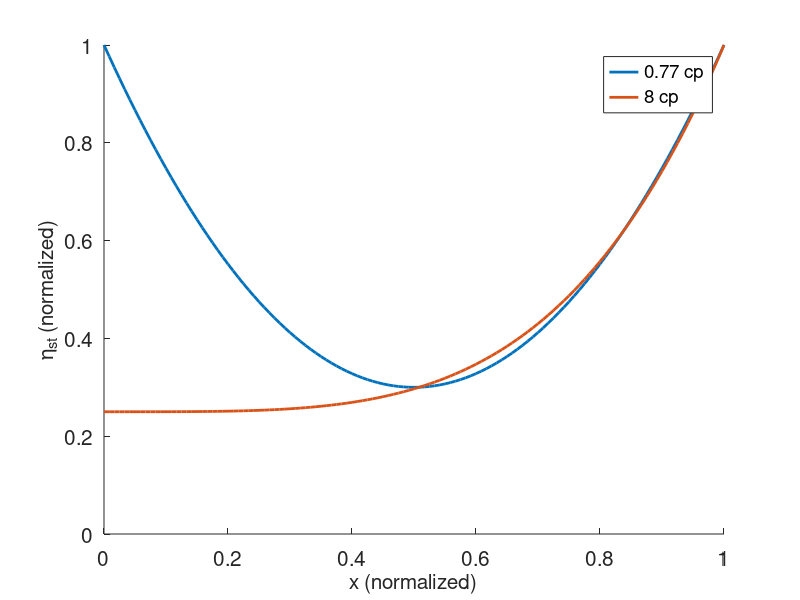
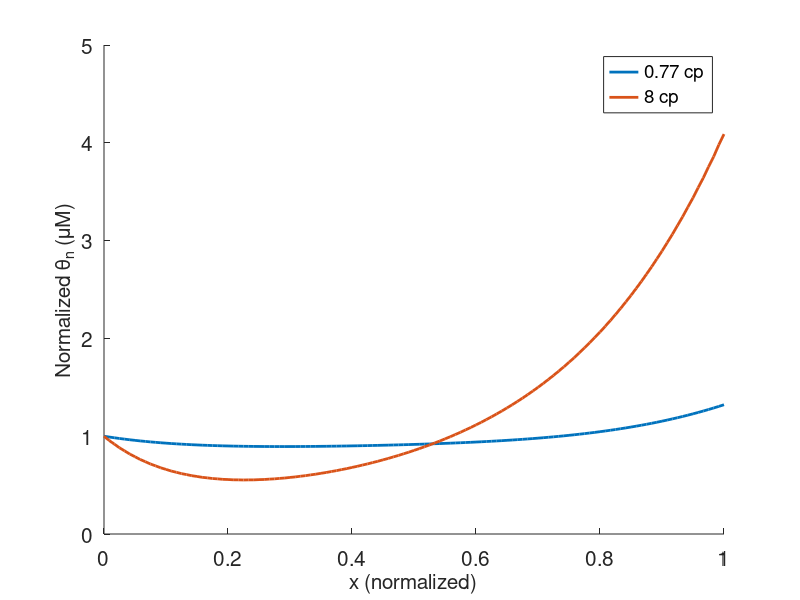

Write the MATLAB code that produced these figures, in order. (Note: this script raises an error after producing the figures.)
% Two-phase: cytosol and actomyosin network
% Steady-state
% Unknowns:
% pc, vc, vn, theta_n, theta_c, cin, v0
% Velocities and equations are written in the frame of the moving cell
% Questions? Contact: Yizeng Li - liyizeng52@hotmail.com

clear
clc
close all

L0 = 200;         % (micron) channel length
b  = 3.5;           % (micron) channel width
% The above two parameters are used to calcuate the hydraulic resistence.
% dg = 12 * viscosity (Pa s) * (L0 - L) (micron) / b^2 (micron^2)
% this dg is in Pa d/micron, need to divide it by 1d3 to get Pa s/nm,
% the latter is the unit system used in this program

L = 50.d3;              % (nm) cell length
R = 8.31451;        % (J/mol K) Ideal gas constant
T = 310;            % (K) absolute temperature

p0f = 0*1d5;            % (Pa) external pressure at the front
p0b = 0*1d5;            % (Pa) external pressure at the back
c0f = 340;            % (mol/m^3 = mM) external ion concentration at the front
c0b = 340;            % (mol/m^3 = mM) external ion concentration at the back
fextf = 0d2;            % (Pa) external force per unit area at the front of the cell
fextb = 0d2;            % (Pa) external force per unit area at the back of the cell

Thetac = 0.1;           % (mM) reference value of G-actin
Thetan = 0.2;           % (mM) reference value of F-actin
Theta  = 0.3;           % (mM) reference total G- and F-actin, \int_0^L (thetan + thetac)dx/L
thetacc  = 0.2d-3;      % (mM) Critical value for actin polymerization

ksigman = 1d2;          % (Pa /mM) Coefficient of passive actin network pressure
gamma0 = 6.0d-4;          % (1/s) constant rate of actin depolymerization

eta   = 1d-9;           % (Pa s/nm^2/mM)

Dc  = 1.d8;             % (nm^2/s) diffusion constant for solutes
Dtc = 1.d7;             % (nm^2/s) diffusion constant for theta_c

alphaf = 1.d-1;     % (nm/Pa/s) coefficient of water permeation
alphab = 1.d-1;     % (nm/Pa/s) coefficient of water permeation
gf = 5d4;         % (nm/s) passive channel coefficient at the front
gb = 5d4;         % (nm/s) passive channel coefficient at the back

cinb = 340.3;
cinf = 340.8;
vc0 = 0;           % (nm) expected average cytosol velocity

%%
Iter = 21;
N  = 121;
dx = L/(N-1);
x  = linspace(0,L,N);

% number of variables of the model
n_var = 7; % pc, v_c, v_n, theta_n, theta_c, cin, v0
var_legh = [N,1,N,N,N,N,1]; % length of eavh variable
var_strt = zeros(1,n_var); % start position of each variable
var_strt(1) = 1;
for in = 2:n_var
    var_strt(in) = var_strt(in-1) + var_legh(in-1);
end
N_var = var_strt(n_var) + var_legh(n_var) - 1; % total size of the matrix

s_pc = var_strt(1); l_pc = var_legh(1);
s_vc = var_strt(2); l_vc = var_legh(2);
s_vn = var_strt(3); l_vn = var_legh(3);
s_tn = var_strt(4); l_tn = var_legh(4);
s_tc = var_strt(5); l_tc = var_legh(5);
s_c  = var_strt(6); l_c  = var_legh(6);
s_v0 = var_strt(7); l_v0 = var_legh(7);

%%

nLV = 2;
bLV = 0.3;

nHV = 4;
bHV = 0.25;

etast0_ref = 0.8d-4;           % (Pa s/nm^2/mM) drag coefficient between the actin and the substrate

Ntest = 4;
V0 = zeros(Ntest,1);
for ih = 1:Ntest
    
    if ih == 1
        Mode  = 'LV';
        Model = 3;
    elseif ih == 2
        Mode  = 'LV';
        Model = 1;
    elseif ih == 3
        Mode  = 'HV';
        Model = 3;
    elseif ih == 4
        Mode  = 'HV';
        Model = 1;
    end
    
    if strcmp(Mode,'LV')
        Polar = 'LV';
        ratio = 1.67;              % NHE polarization ratio
        L = 85d3;           % (nm) cell length
        eta_fluid = 0.77d-3;    % (Pa s) fluid dynamic viscosity
        dg    = 12*eta_fluid*(L0-L/1d3)/b^2*1d-3;   % (Pa s/nm) drag coefficient from the displaced water
        gamma0 = 6.0d-4;          % (1/s) constant rate of actin depolymerization
        etast0 = etast0_ref;
        kad = 1.8d-1;           % (Pa s/nm) adhesive force, Fad^b = kad*v0
    elseif strcmp(Mode,'HV')
        Polar = 'HV';
        ratio = 2.84;              % NHE polarization ratio
        L = 125d3;           % (nm) cell length
        eta_fluid = 10d-3;    % (Pa s) fluid dynamic viscosity
        dg    = 12*eta_fluid*(L0-L/1d3)/b^2*1d-3;   % (Pa s/nm) drag coefficient from the displaced water
        gamma0 = 6.0d-4;          % (1/s) constant rate of actin depolymerization
        etast0 = 10*etast0_ref;           % (Pa s/nm^2/mM) drag coefficient between the actin and the substrate
        kad = 9d-1;           % (Pa s/nm) adhesive force, Fad^b = kad*v0
    end
    
    Jactinf0 = 2.5;           % (nm mM/s) Jactinf = Jactinf0*thetac^f/(thetacc + thetac^f)
    
    if Model == 1
        Jcactiveb = 0;  % (mM nm/s) active flux at the front
    elseif Model == 2 || Model == 3
        Jcactiveb = -5.3d6; %1*(gf*(cinf-c0f)+Dcommon/L*(cinf-cinb)-vc0*(cinb+cinf)/2);
    end
    
    dx = L/(N-1);
    x  = linspace(0,L,N);
    
    dgf = dg/2;
    dgb = dg/2;
    
    nx = (0:N-1)'/(N-1);
    if strcmp(Polar,'LV')
        etast = etast0*(2^nLV*(1-bLV)*(abs(nx-1/2)).^nLV + bLV);
    elseif strcmp(Polar,'HV')
        etast = etast0*((1-bHV)*nx.^nHV + bHV);
    end
    
    Jcactivef = -ratio*Jcactiveb;
    
    % initial guess
    pc = ((cinb+cinf)/2-(c0b+c0f)/2)*R*T*ones(N,1);
    thetan = linspace(Thetan*1,Thetan*1,N)';
    thetac = linspace(Thetac*1,Thetac*1,N)';
    Jactinf = Jactinf0*thetac(N)/(thetacc+thetac(N));
    DJactinfDtcN = Jactinf0*thetacc/(thetacc+thetac(N))^2;
    Jwaterf = -alphaf*(pc(N)-p0f-R*T*(cinf-c0f));
    v0 = 0*(etast(1)*Jactinf+dg/L*Jwaterf)/(Thetan*etast(1)+kad/L+dg/L);
    vc = v0 - Jwaterf;
    vn = linspace(v0,v0-Jactinf,N)';
    cin = linspace(cinb,cinf,N)';
    X = [pc; vc; vn; thetan; thetac; cin; v0];
    
    iter = 0;
    ITER = true;
    while ITER
        iter = iter + 1;
        
        DF = zeros(N_var,N_var);
        Fn = zeros(N_var,1);
        
        sigma_n = ksigman*thetan;     % N by 1 vector
        sigma   = sigma_n;
        dsigmadtn =  ksigman;
        
        gamma = gamma0*logspace(-0,0,N)';
        dgammadtn = zeros(N,1);
        dgammadmn = zeros(N,1);
        
        Jactinf = Jactinf0*thetac(N)/(thetacc+thetac(N));
        DJactinfDtcN = Jactinf0*thetacc/(thetacc+thetac(N))^2;
        
        %% Equations for pc and the Derivatives
        Fn(s_pc) = -pc(2)+pc(1) + dx*eta*thetan(1)*(vn(1)-vc);
        DF(s_pc,[s_pc,s_pc+1]) = [1, -1];
        DF(s_pc,s_vc) = -dx*eta*thetan(1);
        DF(s_pc,s_vn) = dx*eta*thetan(1);
        DF(s_pc,s_tn) = dx*eta*(vn(1) - vc);
        
        Fn(s_pc+1:s_pc+N-2) = -pc(3:N)+pc(1:N-2) ...
            + 2*dx*eta*thetan(2:N-1).*(vn(2:N-1)-vc);
        for i = 2:N-1
            DF(s_pc+i-1,[s_pc+i-2, s_pc+i]) = [1, -1];
            DF(s_pc+i-1,s_vc)     = -2*dx*eta*thetan(i);
            DF(s_pc+i-1,s_vn+i-1) =  2*dx*eta*thetan(i);
            DF(s_pc+i-1,s_tn+i-1) = -2*dx*eta*(vc - vn(i));
        end
        
        Fn(s_pc+N-1) = -alphab/alphaf*(pc(1)-p0b) - (pc(N)-p0f)...
            + (dgf-alphab/alphaf*dgb)*(vc + v0) ...
            + alphab/alphaf*R*T*(cin(1)-c0b) + R*T*(cin(N)-c0f);
        DF(s_pc+N-1,[s_pc,s_pc+N-1]) = -[alphab/alphaf, 1];
        DF(s_pc+N-1,s_vc) = dgf - alphab/alphaf*dgb;
        DF(s_pc+N-1,[s_c, s_c+N-1])  = R*T*[alphab/alphaf, 1];
        DF(s_pc+N-1,s_v0) = dgf - alphab/alphaf*dgb;
        
        %% Equations for vc and the Derivatives
        Fn(s_vc) = -(pc(N)-p0f) + (dgf + 1/alphaf)*vc + dgf*v0 + R*T*(cin(N)-c0f);
        
        DF(s_vc,s_pc+N-1) = -1;
        DF(s_vc,s_vc)     = dgf + 1/alphaf;
        DF(s_vc,s_c+N-1)  = R*T;
        DF(s_vc,s_v0) = dgf;
        
        %% Equations for vn and the Derivatives
        Fn(s_vn) = - (sigma(2)-sigma(1)) + dx*eta*thetan(1)*(vc-vn(1)) ...
            - dx*etast(1)*thetan(1)*(vn(1) + v0);
        DF(s_vn,s_vc) = dx*eta*thetan(1);
        DF(s_vn,s_vn) = -dx*eta*thetan(1) - dx*etast(1)*thetan(1);
        DF(s_vn,s_tn) = dsigmadtn + dx*eta*(vc-vn(1)) - dx*etast(1)*(vn(1)+v0);
        DF(s_vn,s_tn+1) = -dsigmadtn;
        DF(s_vn,s_v0) = -dx*etast(1)*thetan(1);
        
        Fn(s_vn+1:s_vn+N-2) = -(sigma(3:N)-sigma(1:N-2)) ...
            + 2*dx*eta*thetan(2:N-1).*(vc-vn(2:N-1)) ...
            - 2*dx*etast(2:N-1).*thetan(2:N-1).*(vn(2:N-1)+v0);
        for i = 2:N-1
            DF(s_vn+i-1,s_vc) = 2*dx*eta*thetan(i);
            DF(s_vn+i-1,s_vn+i-1) = -2*dx*thetan(i)*(eta+etast(i));
            DF(s_vn+i-1,[s_tn+i-2,s_tn+i]) = [1,-1]*dsigmadtn;
            DF(s_vn+i-1,s_tn+i-1) = 2*dx*eta*(vc-vn(i)) - 2*dx*etast(i)*(vn(i)+v0);
            DF(s_vn+i-1,s_v0) = -2*dx*etast(i)*thetan(i);
        end
        
        Fn(s_vn+N-1) = thetan(N)*vn(N) + Jactinf;
        DF(s_vn+N-1,s_vn+N-1) = thetan(N);
        DF(s_vn+N-1,s_tn+N-1) = vn(N);
        DF(s_vn+N-1,s_tc+N-1) = DJactinfDtcN;
        
        %% Equations for thetan and the Derivatives
        Fn(s_tn) = thetan(1)*vn(1);
        DF(s_tn,s_vn) = thetan(1);
        DF(s_tn,s_tn) = vn(1);
        
        Fn(s_tn+1:s_tn+N-2) = (thetan(3:N).*vn(3:N)-thetan(1:N-2).*vn(1:N-2))...
            + 2*dx*gamma(2:N-1).*thetan(2:N-1);
        for i = 2:N-1
            DF(s_tn+i-1,[s_vn+i-2,s_vn+i]) = [-thetan(i-1), thetan(i+1)];
            DF(s_tn+i-1,s_tn+i-2) = -vn(i-1);
            DF(s_tn+i-1,s_tn+i-1) = 2*dx*gamma(i) + 2*dx*dgammadtn(i)*thetan(i);
            DF(s_tn+i-1,s_tn+i)   =  vn(i+1);
        end
        
        Fn(s_tn+N-1) = (thetan(N)*vn(N)-thetan(N-1)*vn(N-1)) ...
            + dx*gamma(N)*thetan(N);
        DF(s_tn+N-1,[s_vn+N-2,s_vn+N-1]) = [-thetan(N-1), thetan(N)];
        DF(s_tn+N-1,s_tn+N-2) = -vn(N-1);
        DF(s_tn+N-1,s_tn+N-1) =  vn(N) + dx*gamma(N) + dx*thetan(N)*dgammadtn(N);
        
        %% Equations for thetac and the Derivatives
        Fn(s_tc) = thetac(1)*vc - Dtc/dx*(thetac(2)-thetac(1));
        DF(s_tc,s_vc)   = thetac(1);
        DF(s_tc,s_tc)   = vc + Dtc/dx;
        DF(s_tc,s_tc+1) = - Dtc/dx;
        
        Fn(s_tc+1:s_tc+N-2) = vc * (thetac(3:N)-thetac(1:N-2)) ...
            - 2*Dtc/dx*(thetac(1:N-2) - 2*thetac(2:N-1) + thetac(3:N))...
            - 2*dx*gamma(2:N-1).*thetan(2:N-1);
        for i = 2:N-1
            DF(s_tc+i-1,s_vc) = (thetac(i+1) - thetac(i-1));
            DF(s_tc+i-1,s_tn+i-1) = -2*dx*gamma(i) - 2*dx*thetan(i)*dgammadtn(i);
            DF(s_tc+i-1,s_tc+i-2) = -vc - 2*Dtc/dx;
            DF(s_tc+i-1,s_tc+i-1) = 4*Dtc/dx;
            DF(s_tc+i-1,s_tc+i)   =  vc - 2*Dtc/dx;
        end
        
        Fn(s_tc+N-1) = 1/2*(sum(thetan(1:N-1)+thetac(1:N-1)) + sum(thetan(2:N)+thetac(2:N)))...
            - L*(Thetan + Thetac)/dx;
        DF(s_tc+N-1,[s_tn,s_tn+N-1]) = 1/2;
        DF(s_tc+N-1,s_tn+1:s_tn+N-2) = 1;
        DF(s_tc+N-1,[s_tc,s_tc+N-1]) = 1/2;
        DF(s_tc+N-1,s_tc+1:s_tc+N-2) = 1;
        
        %% Equations for cin and the Derivatives
        Fn(s_c) = vc*cin(1) - Dc/dx*(cin(2)-cin(1))...
            + gb*(cin(1)-c0b) - Jcactiveb;
        DF(s_c,s_vc)  =  cin(1);
        DF(s_c,s_c)   =  vc + Dc/dx + gb;
        DF(s_c,s_c+1) =     - Dc/dx;
        
        Fn(s_c+1:s_c+N-2) = vc*(cin(3:N)-cin(1:N-2)) ...
            - 2*Dc/dx.*(cin(3:N) - 2*cin(2:N-1) + cin(1:N-2));
        
        for i = 2:N-1
            DF(s_c+i-1,s_vc)    =   cin(i+1) - cin(i-1);
            DF(s_c+i-1,s_c+i-2) = - vc - 2*Dc/dx;
            DF(s_c+i-1,s_c+i-1) =        4*Dc/dx;
            DF(s_c+i-1,s_c+i)   =   vc - 2*Dc/dx;
        end
        
        Fn(s_c+N-1) = vc*cin(N) - Dc/dx*(cin(N)-cin(N-1))...
            - gf*(cin(N) - c0f) + Jcactivef;
        DF(s_c+N-1,s_vc)    =  cin(N);
        DF(s_c+N-1,s_c+N-2) =       Dc/dx;
        DF(s_c+N-1,s_c+N-1) =  vc - Dc/dx - gf;
        
        %% Equation for v0 and the derivatives
        Fn(s_v0) = (fextf-fextb) + (p0f-p0b) + (dgf + dgb)*(vc + v0) + kad*v0 ...
            + dx/2*(sum(etast(1:N-1).*thetan(1:N-1).*vn(1:N-1)) ...
            + sum(etast(2:N).*thetan(2:N).*vn(2:N)))...
            + dx/2*v0*(sum(etast(1:N-1).*thetan(1:N-1)) + sum(etast(2:N).*thetan(2:N)));
        DF(s_v0,s_vc) = dgf + dgb;
        DF(s_v0,[s_vn,s_vn+N-1]) = dx/2*[etast(1)*thetan(1),etast(N)*thetan(N)];
        DF(s_v0,s_vn+1:s_vn+N-2) = dx*etast(2:N-1).*thetan(2:N-1);
        DF(s_v0,[s_tn,s_tn+N-1]) = dx/2*[etast(1)*(vn(1)+v0),etast(N)*(vn(N)+v0)];
        DF(s_v0,s_tn+1:s_tn+N-2) = dx*etast(2:N-1).*(vn(2:N-1)+v0);
        DF(s_v0,s_v0) = (dgf + dgb) + kad ...
            + dx/2*(sum(etast(1:N-1).*thetan(1:N-1)) + sum(etast(2:N).*thetan(2:N)));
        
        temp_Fn = Fn;
        
        %% Solve for the matrix
        DF = sparse(DF);
        X = X - DF\Fn;
        
        if sum(isnan(X)) >= 1 || iter == Iter || norm(temp_Fn) < norm(Fn)
            Solution = 0;
        else
            Solution = 1;
        end
        
        pc = X(s_pc:s_pc+N-1);
        vc = X(s_vc);
        vn = X(s_vn:s_vn+N-1);
        thetan = X(s_tn:s_tn+N-1);
        thetac = X(s_tc:s_tc+N-1);
        cin = X(s_c:s_c+N-1);
        v0 = X(s_v0);
        
        if iter > 1
            error = abs((X-temp_X)./(X+eps));
            error = sum(error)/(N_var);
            if error < 1d-6 || iter == Iter
                ITER = false;
            end
        end
        temp_X = X;
    end
    
    p_star_f = p0f + dgf*(vc + v0);
    Jwaterf = -alphaf*(pc(N)-p_star_f-R*T*(cin(N)-c0f));
    
    sigma_n = ksigman*thetan;     % N by 1 vector
    sigma   = sigma_n;
    
    gamma = gamma0*logspace(-0,0,N)';
    Jactinf = Jactinf0*thetac(N)/(thetacc+thetac(N));
    
    V0(ih) = v0;
    
    if ih == 1 || ih == 3
        
        figure(1)
        plot(x/L,etast/etast0,'linewidth',2); hold on
        set(gca,'fontsize',15);
        xlabel('x (normalized)','fontsize',15)
        ylabel('\eta_{st} (normalized)','fontsize',15)
        axis([0 1 0 1])
        box off
        if ih == 3
            legend('0.77 cp','8 cp')
        end
        
        figure(2)
        plot(x/L,thetan/thetan(1),'linewidth',2); hold on
        set(gca,'fontsize',15);
        xlabel('x (normalized)','fontsize',15)
        ylabel('Normalized \theta_n ({\mu}M)','fontsize',15)
        box off
        if ih == 3
            legend('0.77 cp','8 cp')
        end
        
    end
    
end

figure(3)
X = categorical({'0.77 cp Ctrl','0.77 cp NHE^{-/-}','8 cp Ctrl','8 cp NHE^{-/-}'});
X = reordercats(X,{'0.77 cp Ctrl','0.77 cp NHE^{-/-}','8 cp Ctrl','8 cp NHE^{-/-}'});
bar(X, V0*3.6, 0.6)
set(gca,'fontsize',15);
ylabel('v_0 ({\mu}m/h)','fontsize',15)
ylim([0 100])
box off